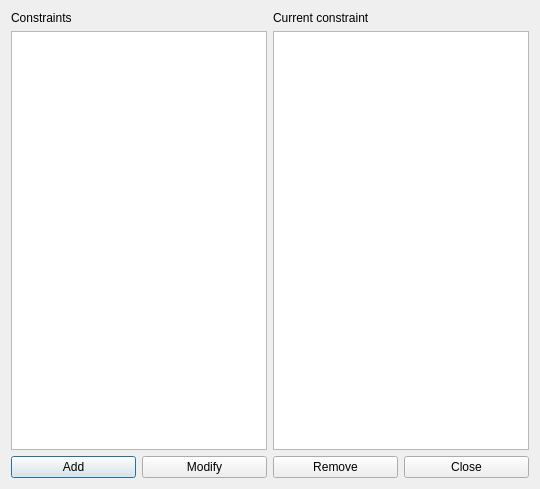
<?xml version="1.0" encoding="UTF-8"?>
<ui version="4.0">
 <class>ConstraintActivitiesPreferredStartingTimesForm_template</class>
 <widget class="QDialog" name="ConstraintActivitiesPreferredStartingTimesForm_template">
  <property name="geometry">
   <rect>
    <x>0</x>
    <y>0</y>
    <width>540</width>
    <height>489</height>
   </rect>
  </property>
  <property name="windowTitle">
   <string extracomment="This is the title of the dialog to see the list of all constraints of this type">Constraints activities preferred starting times</string>
  </property>
  <layout class="QGridLayout" name="gridLayout">
   <item row="0" column="0">
    <layout class="QVBoxLayout" name="verticalLayout_2">
     <item>
      <widget class="QLabel" name="constraintsTextLabel">
       <property name="frameShape">
        <enum>QFrame::NoFrame</enum>
       </property>
       <property name="frameShadow">
        <enum>QFrame::Plain</enum>
       </property>
       <property name="text">
        <string>Constraints</string>
       </property>
       <property name="wordWrap">
        <bool>false</bool>
       </property>
      </widget>
     </item>
     <item>
      <widget class="QListWidget" name="constraintsListWidget"/>
     </item>
    </layout>
   </item>
   <item row="0" column="1">
    <layout class="QVBoxLayout" name="verticalLayout">
     <item>
      <widget class="QLabel" name="currentConstraintTextLabel">
       <property name="text">
        <string>Current constraint</string>
       </property>
       <property name="wordWrap">
        <bool>false</bool>
       </property>
      </widget>
     </item>
     <item>
      <widget class="QPlainTextEdit" name="currentConstraintTextEdit"/>
     </item>
    </layout>
   </item>
   <item row="1" column="0" colspan="2">
    <layout class="QHBoxLayout" name="horizontalLayout">
     <item>
      <widget class="QPushButton" name="addConstraintPushButton">
       <property name="text">
        <string>Add</string>
       </property>
      </widget>
     </item>
     <item>
      <widget class="QPushButton" name="modifyConstraintPushButton">
       <property name="text">
        <string>Modify</string>
       </property>
      </widget>
     </item>
     <item>
      <widget class="QPushButton" name="removeConstraintPushButton">
       <property name="text">
        <string>Remove</string>
       </property>
      </widget>
     </item>
     <item>
      <widget class="QPushButton" name="closePushButton">
       <property name="text">
        <string>Close</string>
       </property>
      </widget>
     </item>
    </layout>
   </item>
  </layout>
 </widget>
 <layoutdefault spacing="6" margin="11"/>
 <resources/>
 <connections/>
</ui>
